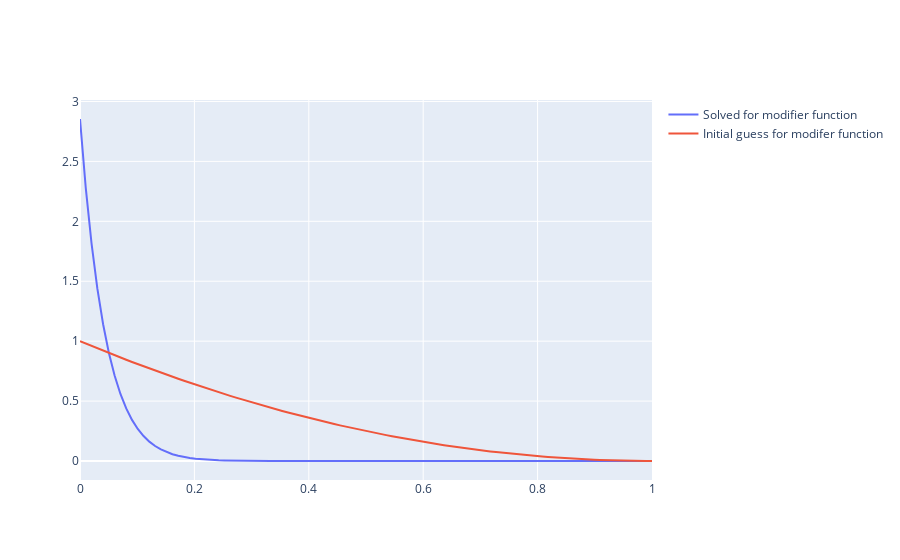

The notebook cell this image was saved under:
### Code cell
# plot up the linear modifier function

import plotly.graph_objects as go

x = np.linspace(0, 1, 100)
fig = go.Figure()

fig.add_trace(
    go.Scatter(x=x, y=Y(z, x), mode="lines",
               name="Solved for modifier function")
)
fig.add_trace(
    go.Scatter(
        x=x, y=Y(z_guess, x), mode="lines", name="Initial guess for modifer function"
    )
)

fig.show()
